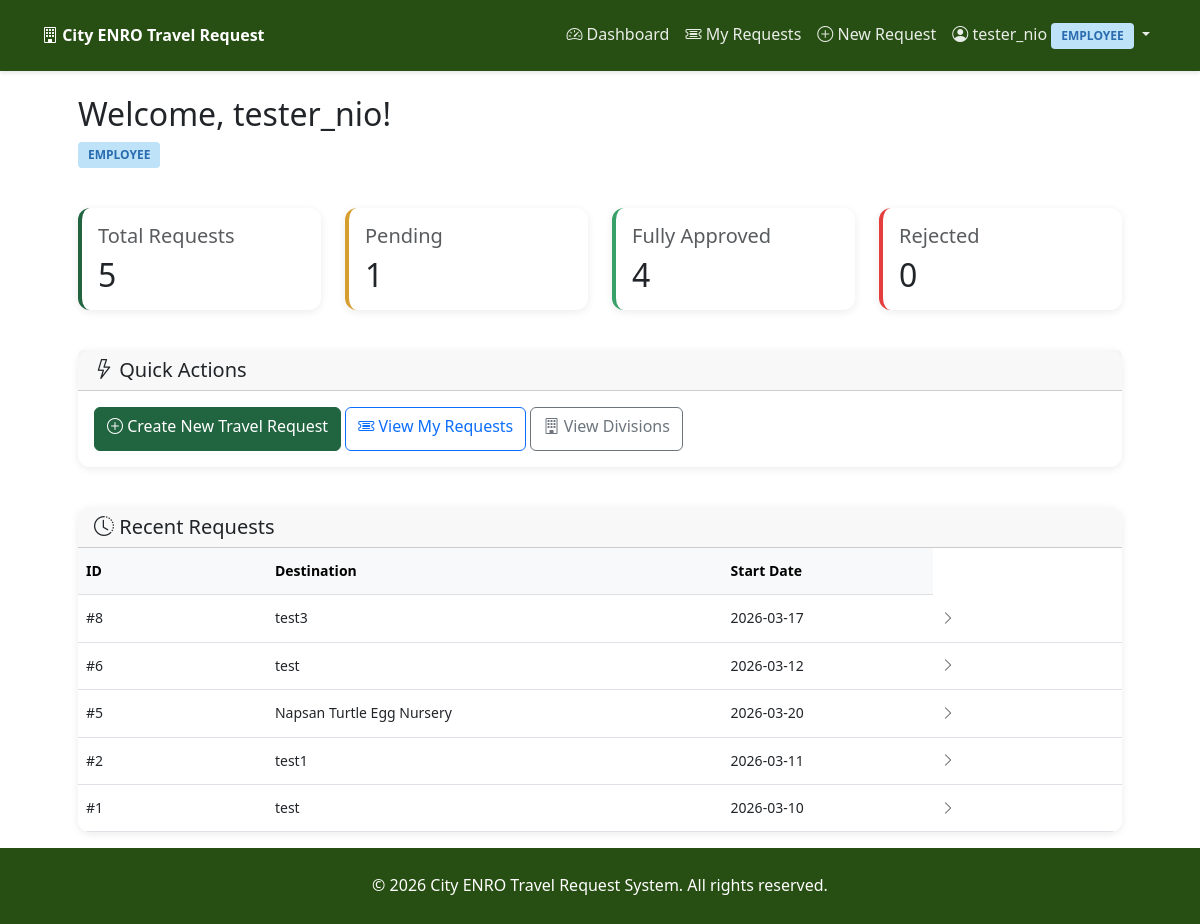
The app's page /dashboard (signed in) with its own data.
### tables this page shows
CREATE TABLE tickets (
            id INTEGER PRIMARY KEY AUTOINCREMENT,
            user_id INTEGER NOT NULL,
            division_id INTEGER NOT NULL,
            destination VARCHAR(200) NOT NULL,
            purpose TEXT NOT NULL,
            associates TEXT,
            start_date DATE NOT NULL,
            end_date DATE NOT NULL,
            vehicle_needed VARCHAR(10) DEFAULT 'no',
            vehicle_assigned VARCHAR(100),
            status VARCHAR(50) DEFAULT 'pending',
            created_at TIMESTAMP DEFAULT CURRENT_TIMESTAMP,
            updated_at TIMESTAMP DEFAULT CURRENT_TIMESTAMP,
            FOREIGN KEY (user_id) REFERENCES users(id),
            FOREIGN KEY (division_id) REFERENCES divisions(id)
        );

### routes/main.py (the view, shortened to what this page needs)
@main_bp.route('/dashboard')
def dashboard():
    if 'user_id' not in session:
        return redirect(url_for('auth.login'))
    user_role = session.get('role')
    user_name = session.get('full_name', 'User')
    db_type = getattr(Config, 'DATABASE_TYPE', 'sqlite')
    try:
        conn = get_db_connection()
        cursor = conn.cursor()
        if user_role == 'employee':
            if db_type == 'sqlite':
                cursor.execute("""
                    SELECT
                        COUNT(*) as total,
                        SUM(CASE WHEN status = 'pending' THEN 1 ELSE 0 END) as pending,
                        SUM(CASE WHEN status = 'director_approved' THEN 1 ELSE 0 END) as director_approved,
                        SUM(CASE WHEN status = 'approved' THEN 1 ELSE 0 END) as approved,
                        SUM(CASE WHEN status = 'rejected' THEN 1 ELSE 0 END) as rejected
                    FROM tickets
                    WHERE user_id = ?
                """, (session['user_id'],))
            stats = dict_from_row(cursor.fetchone()) if db_type == 'sqlite' else cursor.fetchone()
            if db_type == 'sqlite':
                cursor.execute("""
                    SELECT t.*, d.name as division_name
                    FROM tickets t
                    JOIN divisions d ON t.division_id = d.id
                    WHERE t.user_id = ?
                    ORDER BY t.created_at DESC
                    LIMIT 5
                """, (session['user_id'],))
            rows = cursor.fetchall()
            recent_tickets = [dict_from_row(row) for row in rows] if db_type == 'sqlite' else cursor.fetchall()
        conn.close()
        if stats:
            for key in stats:
                if stats[key] is None:
                    stats[key] = 0
        for ticket in recent_tickets:
            if ticket.get('start_date') and isinstance(ticket.get('start_date'), str):
                ticket['start_date'] = datetime.strptime(ticket['start_date'], '%Y-%m-%d').date()
            if ticket.get('end_date') and isinstance(ticket.get('end_date'), str):
                ticket['end_date'] = datetime.strptime(ticket['end_date'], '%Y-%m-%d').date()
    except Exception as e:
        stats = {'total': 0, 'pending': 0, 'director_approved': 0, 'approved': 0, 'rejected': 0}
        recent_tickets = []
        flash(f'Error loading dashboard: {str(e)}', 'danger')
    return render_template('main/dashboard.html',
                         stats=stats,
                         recent_tickets=recent_tickets,
                         user_name=user_name,
                         user_role=user_role)

### routes/main.py (called while the page is built, shortened)
def get_db_connection():
    db_type = getattr(Config, 'DATABASE_TYPE', 'sqlite')
    if db_type == 'sqlite':
        conn = sqlite3.connect(Config.SQLITE_DATABASE)
        conn.row_factory = sqlite3.Row
        return conn

def dict_from_row(row):
    if row is None:
        return None
    return dict(zip(row.keys(), row))

### templates/main/dashboard.html (shortened to what this page needs)
{% extends "base.html" %}
{% block content %}
<div class="container mx-auto px-4 px-lg-5">
<div class="row mb-4">
    <div class="col-12">
        <h2>Welcome, {{ user_name }}!</h2>
        <p class="text-muted">
            <span class="role-badge role-{{ user_role }}">{{ user_role|replace('_', ' ')|title }}</span>
        </p>
    </div>
</div>
<div class="row mb-4">
    <div class="col-md-3">
        <div class="card stat-card">
            <div class="card-body">
                <h5 class="card-title text-muted">Total Requests</h5>
                <h2 class="mb-0">{{ stats.total }}</h2>
            </div>
        </div>
    </div>
    <div class="col-md-3">
        <div class="card stat-card pending">
            <div class="card-body">
                <h5 class="card-title text-muted">Pending</h5>
                <h2 class="mb-0">{{ stats.pending }}</h2>
            </div>
        </div>
    </div>
    <div class="col-md-3">
        <div class="card stat-card approved">
            <div class="card-body">
                <h5 class="card-title text-muted">Fully Approved</h5>
                <h2 class="mb-0">{{ stats.approved }}</h2>
            </div>
        </div>
    </div>
    <div class="col-md-3">
        <div class="card stat-card rejected">
            <div class="card-body">
                <h5 class="card-title text-muted">Rejected</h5>
                <h2 class="mb-0">{{ stats.rejected }}</h2>
            </div>
        </div>
    </div>
</div>
<div class="row mb-4">
    <div class="col-12">
        <div class="card">
            <div class="card-header">
                <h5 class="mb-0"><i class="bi bi-lightning"></i> Quick Actions</h5>
            </div>
            <div class="card-body">
                {% if user_role == 'employee' %}
                <a href="{{ url_for('tickets.create') }}" class="btn btn-primary">
                    <i class="bi bi-plus-circle"></i> Create New Travel Request
                </a>
                <a href="{{ url_for('tickets.my_tickets') }}" class="btn btn-outline-primary">
                    <i class="bi bi-ticket-detailed"></i> View My Requests
                </a>
                {% else %}
                <a href="{{ url_for('tickets.all_tickets') }}" class="btn btn-primary">
                    <i class="bi bi-ticket-detailed"></i> View All Requests
                </a>
                {% endif %}
                <a href="{{ url_for('main.divisions') }}" class="btn btn-outline-secondary">
                    <i class="bi bi-building"></i> View Divisions
                </a>
            </div>
        </div>
    </div>
</div>
<div class="row">
    <div class="col-12">
        <div class="card table-card">
            <div class="card-header">
                <h5 class="mb-0"><i class="bi bi-clock-history"></i> Recent Requests</h5>
            </div>
            <div class="card-body p-0">
                {% if recent_tickets %}
                <div class="table-responsive">
                    <table class="table table-hover mb-0">
                        <thead class="table-light">
                            <tr>
                                <th>ID</th>
                                <th>Destination</th>
                                <th>Start Date</th>
                            </tr>
                        </thead>
                        <tbody>
                            {% for ticket in recent_tickets %}
                            <tr class="ticket-row" data-ticket-id="{{ ticket.id }}">
                                <td>#{{ ticket.id }}</td>
                                <td>{{ ticket.destination }}</td>
                                <td>{{ ticket.start_date.strftime('%Y-%m-%d') if ticket.start_date else '-' }}</td>
                                <td>
                                    <i class="bi bi-chevron-right text-muted"></i>
                                </td>
                            </tr>
                            {% endfor %}
                        </tbody>
                    </table>
                </div>
                {% endif %}
            </div>
        </div>
    </div>
</div>
</div>
{% endblock %}

### templates/base.html (style rules this page uses)
:root { --primary-color: #274e13; --accent-color: #216440; --success-color: #38a169; --warning-color: #d69e2e; --danger-color: #e53e3e; --light-bg: #3f6342; }
body { background-image: url('/static/img/nd%20CREDIT%20John%20Christian%20Yayen_CNCH%20%2B%20Honday%20Bay-blue%20filter.jpg'); background-size: cover; background-position: center; background-repeat: no-repeat; background-attachment: fixed; min-height: 100vh; display: flex; flex-direction: column; font-size: clamp(0.875rem, 1rem, 1.125rem); line-height: 1.6; }
.card { border: none; border-radius: 10px; box-shadow: 0 2px 8px rgba(0,0,0,0.08); transition: transform 0.2s, box-shadow 0.2s; }
.btn-primary { background-color: var(--accent-color); border-color: var(--accent-color); }
.stat-card { border-left: 4px solid var(--accent-color); }
.stat-card.pending { border-left-color: var(--warning-color); }
.stat-card.approved { border-left-color: var(--success-color); }
.stat-card.rejected { border-left-color: var(--danger-color); }
.table-card { border-radius: 10px; overflow: hidden; }
.role-badge { display: inline-block; padding: 3px 10px; border-radius: 4px; font-size: 0.75rem; text-transform: uppercase; font-weight: 600; }
.role-employee { background-color: #bee3f8; color: #2b6cb0; }
h2 { font-size: clamp(1.25rem, 3.5vw, 2rem); }
h4, h5, h6 { font-size: clamp(1rem, 2.5vw, 1.25rem); }
.btn { font-size: clamp(0.875rem, 2.5vw, 1rem); min-height: clamp(37px, 10vw, 43px); }
.table { font-size: clamp(0.75rem, 2vw, 0.875rem); }
.card { margin-bottom: 1rem; border-radius: 0.75rem; }
.btn { min-height: 44px; font-size: 16px; }
table { font-size: 0.875rem; }
.table th, .table td { padding: 0.75rem 0.5rem; white-space: nowrap; min-width: 80px; }
.ticket-row { cursor: pointer; transition: background-color 0.2s; }
html { overflow-y: scroll !important; }
.ticket-row td { vertical-align: middle; }

### records on screen
tickets: id "8", destination "test3", start_date "2026-03-17"
tickets: id "6", destination "test", start_date "2026-03-12"
tickets: id "5", destination "Napsan Turtle Egg Nursery", start_date "2026-03-20"
tickets: id "2", destination "test1", start_date "2026-03-11"
tickets: id "1", destination "test", start_date "2026-03-10"

### other values on screen
{{ session.full_name or session.username or 'User' }} "tester_nio"
{{ session.role }} "EMPLOYEE"
{{ user_name }} "tester_nio"
{{ user_role|replace('_', ' ')|title }} "EMPLOYEE"
{{ stats.total }} "5"
{{ stats.pending }} "1"
{{ stats.approved }} "4"
{{ stats.rejected }} "0"
